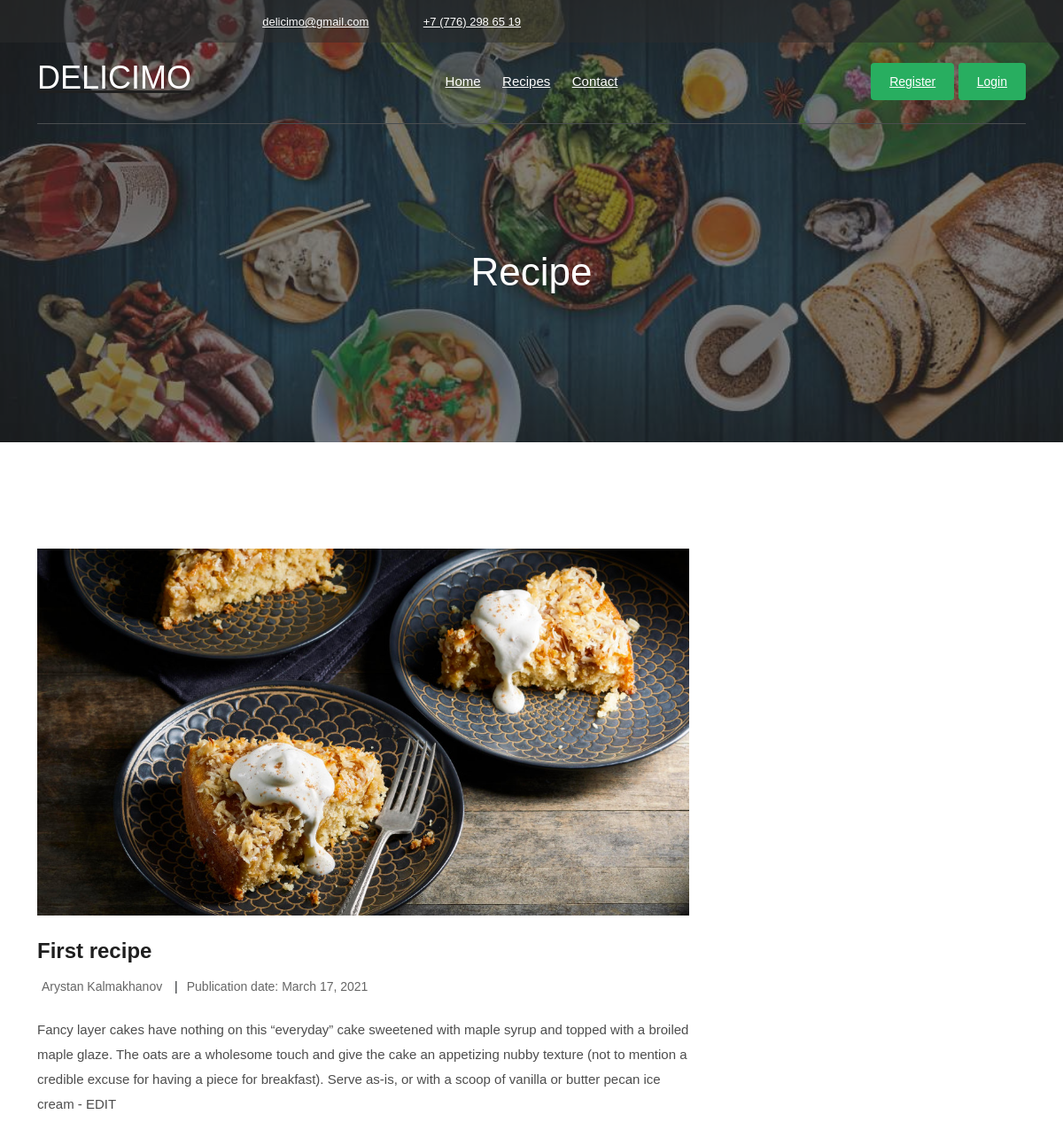
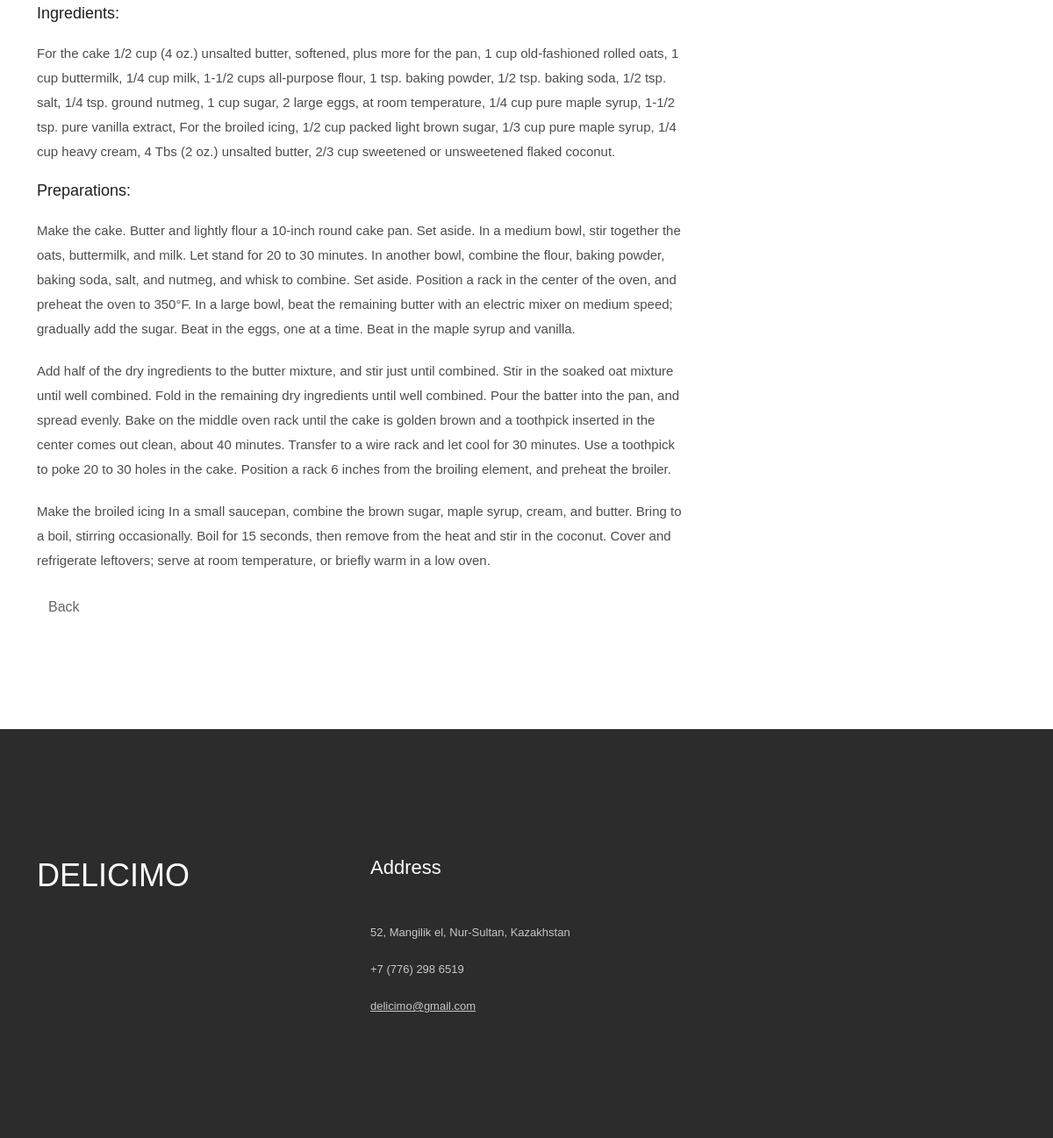
/recipe/1, run on the app's committed database (2 pictures, top to bottom).
### main/models.py (models this page shows, shortened)
class Recipe(models.Model):
    description = RichTextField()  # description of the recipe (Text)
    dish_name = models.CharField(max_length=255)  # name of the recipe
    author = models.ForeignKey(User, on_delete=models.CASCADE)  # foreign key to the user table
    body = RichTextField()  # body of the recipe
    ingredients = RichTextField()  # field in which all of the ingredients are described
    publication_date = models.DateField(auto_now_add=True)  # date when recipe was published
    image = models.ImageField(upload_to='images/')

### main/views.py (the view)
# urls.py: path('recipe/<int:pk>', RecipeDetailView.as_view(), name='recipe_detail'),  # page about concrete recipe
class RecipeDetailView(DetailView):
    model = Recipe
    template_name = 'recipe_details.html'

### templates/recipe_details.html (shortened to what this page needs)
{% extends 'base.html' %}
{% load static %}
{% block name %}Recipe{% endblock %}
{% block content %}
    <section class="blog_area single-post-area section-padding">
        <div class="container">
            <div class="row">
                <div class="col-lg-8 posts-list">
                    <div class="single-post">
                        <div class="feature-img">
                            <img class="img-fluid" src="{{ recipe.image.url }}">
                        </div>
                        <div class="blog_details">
                            <h2>{{ recipe.dish_name }}</h2>
                            <ul class="blog-info-link mt-3 mb-4">
                                <li><a>{{ recipe.author.first_name }} {{ recipe.author.last_name }}
                                </a></li>
                                <li><a>Publication date: {{ recipe.publication_date }}</a></li>
                            </ul>
                            <p class="excert">{{ recipe.description|safe }}</p>
                            <h4>Ingredients:</h4>
                            <p>
                                {{ recipe.ingredients|safe }}
                            </p>
                            <h4>Preparations:</h4>
                            <p>{{ recipe.body|safe }}</p>
                            <a href="{% url 'blog' %}" class="btn">Back</a>
                        </div>
                    </div>
                </div>
            </div>
        </div>
    </section>
{% endblock %}

### data on the page
Recipe: image (picture), dish_name "First recipe", author.first_name "Arystan", author.last_name "Kalmakhanov", publication_date "March 17, 2021", description "Fancy layer cakes have nothing on this “everyday” cake sweetened with maple syrup and topped with a broiled maple glaze. The oats are a wholesome touch and give the cake an appetizing nubby texture (not to mention a credible excuse for having a piece for breakfast). Serve as-is, or with a scoop of vanilla or butter pecan ice cream - EDIT", ingredients "For the cake 1/2 cup (4 oz.) unsalted butter, softened, plus more for the pan, 1 cup old-fashioned rolled oats, 1 cup buttermilk, 1/4 cup milk, 1-1/2 cups all-purpose flour, 1 tsp. baking powder, 1/2 tsp. baking soda, 1/2 tsp. salt, 1/4 tsp. ground nutmeg, 1 cup sugar, 2 large eggs, at room temperature, 1/4 cup pure maple syrup, 1-1/2 tsp. pure vanilla extract, For the broiled icing, 1/2 cup packed light brown sugar, 1/3 cup pure maple syrup, 1/4 cup heavy cream, 4 Tbs (2 oz.) unsalted butter, 2/3 cup sweetened or unsweetened flaked coconut.", body "Make the cake. Butter and lightly flour a 10-inch round cake pan. Set aside. In a medium bowl, stir together the oats, buttermilk, and milk. Let stand for 20 to 30 minutes. In another bowl, combine the flour, baking powder, baking soda, salt, and nutmeg, and whisk to combine. Set aside. Position a rack in the center of the oven, and preheat the oven to 350°F. In a large bowl, beat the remaining butter with an electric mixer on medium speed; gradually add the sugar. Beat in the eggs, one at a time. Beat in the maple syrup and vanilla. Add half of the dry ingredients to the butter mixture, and stir just until combined. Stir in the soaked oat mixture until well combined. Fold in the remaining…"
